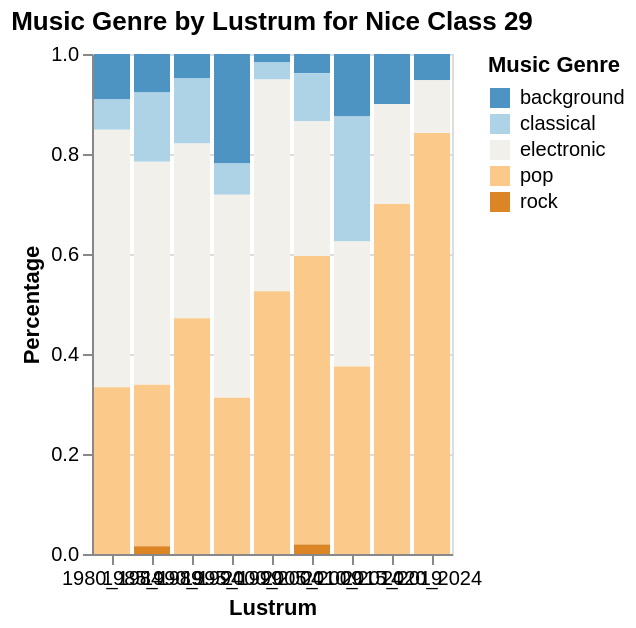

The Vega-Lite source for this figure:
### Vega-Lite specification from a JSON file in a GitHub repository (floating-point values rounded to 4 significant figures)
{"$schema": "https://vega.github.io/schema/vega-lite/v5.15.1.json", "config": {"view": {"continuousHeight": 300, "continuousWidth": 300}}, "data": {"name": "data-dc157a9e2004960b6671c973f72d63bc"}, "datasets": {"data-dc157a9e2004960b6671c973f72d63bc": [{"genre": "background", "lustrum": "1980_1984", "percentage": 0.09091}, {"genre": "background", "lustrum": "1985_1989", "percentage": 0.07692}, {"genre": "background", "lustrum": "1990_1994", "percentage": 0.04878}, {"genre": "background", "lustrum": "1995_1999", "percentage": 0.2188}, {"genre": "background", "lustrum": "2000_2004", "percentage": 0.01695}, {"genre": "background", "lustrum": "2005_2009", "percentage": 0.03846}, {"genre": "background", "lustrum": "2010_2014", "percentage": 0.125}, {"genre": "background", "lustrum": "2015_2019", "percentage": 0.1}, {"genre": "background", "lustrum": "2020_2024", "percentage": 0.05263}, {"genre": "classical", "lustrum": "1980_1984", "percentage": 0.06061}, {"genre": "classical", "lustrum": "1985_1989", "percentage": 0.1385}, {"genre": "classical", "lustrum": "1990_1994", "percentage": 0.1301}, {"genre": "classical", "lustrum": "1995_1999", "percentage": 0.0625}, {"genre": "classical", "lustrum": "2000_2004", "percentage": 0.0339}, {"genre": "classical", "lustrum": "2005_2009", "percentage": 0.09615}, {"genre": "classical", "lustrum": "2010_2014", "percentage": 0.25}, {"genre": "classical", "lustrum": "2015_2019", "percentage": null}, {"genre": "classical", "lustrum": "2020_2024", "percentage": null}, {"genre": "electronic", "lustrum": "1980_1984", "percentage": 0.5152}, {"genre": "electronic", "lustrum": "1985_1989", "percentage": 0.4462}, {"genre": "electronic", "lustrum": "1990_1994", "percentage": 0.3496}, {"genre": "electronic", "lustrum": "1995_1999", "percentage": 0.4062}, {"genre": "electronic", "lustrum": "2000_2004", "percentage": 0.4237}, {"genre": "electronic", "lustrum": "2005_2009", "percentage": 0.2692}, {"genre": "electronic", "lustrum": "2010_2014", "percentage": 0.25}, {"genre": "electronic", "lustrum": "2015_2019", "percentage": 0.2}, {"genre": "electronic", "lustrum": "2020_2024", "percentage": 0.1053}, {"genre": "pop", "lustrum": "1980_1984", "percentage": 0.3333}, {"genre": "pop", "lustrum": "1985_1989", "percentage": 0.3231}, {"genre": "pop", "lustrum": "1990_1994", "percentage": 0.4715}, {"genre": "pop", "lustrum": "1995_1999", "percentage": 0.3125}, {"genre": "pop", "lustrum": "2000_2004", "percentage": 0.5254}, {"genre": "pop", "lustrum": "2005_2009", "percentage": 0.5769}, {"genre": "pop", "lustrum": "2010_2014", "percentage": 0.375}, {"genre": "pop", "lustrum": "2015_2019", "percentage": 0.7}, {"genre": "pop", "lustrum": "2020_2024", "percentage": 0.8421}, {"genre": "rock", "lustrum": "1980_1984", "percentage": null}, {"genre": "rock", "lustrum": "1985_1989", "percentage": 0.01538}, {"genre": "rock", "lustrum": "1990_1994", "percentage": null}, {"genre": "rock", "lustrum": "1995_1999", "percentage": null}, {"genre": "rock", "lustrum": "2000_2004", "percentage": null}, {"genre": "rock", "lustrum": "2005_2009", "percentage": 0.01923}, {"genre": "rock", "lustrum": "2010_2014", "percentage": null}, {"genre": "rock", "lustrum": "2015_2019", "percentage": null}, {"genre": "rock", "lustrum": "2020_2024", "percentage": null}]}, "encoding": {"color": {"field": "genre", "legend": {"title": "Music Genre"}, "scale": {"scheme": "blueorange", "type": "quantize"}, "type": "nominal"}, "tooltip": [{"field": "lustrum", "title": "Lustrum", "type": "nominal"}, {"field": "genre", "title": "Music Genre", "type": "nominal"}, {"field": "percentage", "format": ".2f", "title": "Percentage", "type": "quantitative"}], "x": {"axis": {"labelAngle": 0, "title": "Lustrum"}, "field": "lustrum", "type": "nominal"}, "y": {"field": "percentage", "scale": {"domain": [0, 1]}, "title": "Percentage", "type": "quantitative"}}, "height": 250, "mark": {"type": "bar"}, "params": [{"bind": "scales", "name": "param_29", "select": {"encodings": ["x", "y"], "type": "interval"}}], "title": "Music Genre by Lustrum for Nice Class 29", "width": "container"}
